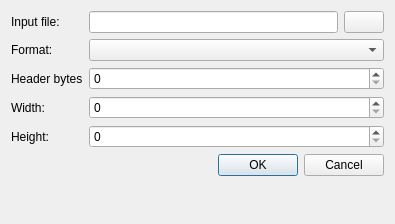
<?xml version="1.0" encoding="UTF-8"?>
<ui version="4.0">
 <class>RawVideoDialog</class>
 <widget class="QDialog" name="RawVideoDialog">
  <property name="geometry">
   <rect>
    <x>0</x>
    <y>0</y>
    <width>395</width>
    <height>224</height>
   </rect>
  </property>
  <property name="windowTitle">
   <string>Open raw video</string>
  </property>
  <property name="modal">
   <bool>true</bool>
  </property>
  <layout class="QFormLayout" name="formLayout">
   <item row="0" column="0">
    <widget class="QLabel" name="label">
     <property name="text">
      <string>Input file:</string>
     </property>
    </widget>
   </item>
   <item row="0" column="1">
    <layout class="QHBoxLayout" name="horizontalLayout">
     <item>
      <widget class="QLineEdit" name="inputFileEdit"/>
     </item>
     <item>
      <widget class="QPushButton" name="inputFileButton">
       <property name="text">
        <string/>
       </property>
       <property name="icon">
        <iconset theme="document-open"/>
       </property>
      </widget>
     </item>
    </layout>
   </item>
   <item row="1" column="0">
    <widget class="QLabel" name="label_2">
     <property name="text">
      <string>Format:</string>
     </property>
    </widget>
   </item>
   <item row="1" column="1">
    <widget class="QComboBox" name="fmtCombo"/>
   </item>
   <item row="2" column="0">
    <widget class="QLabel" name="label_3">
     <property name="text">
      <string>Header bytes</string>
     </property>
    </widget>
   </item>
   <item row="2" column="1">
    <widget class="QSpinBox" name="headerSpin">
     <property name="maximum">
      <number>999999</number>
     </property>
    </widget>
   </item>
   <item row="3" column="0">
    <widget class="QLabel" name="label_4">
     <property name="text">
      <string>Width:</string>
     </property>
    </widget>
   </item>
   <item row="3" column="1">
    <widget class="QSpinBox" name="widthSpin">
     <property name="maximum">
      <number>999999</number>
     </property>
    </widget>
   </item>
   <item row="4" column="0">
    <widget class="QLabel" name="label_5">
     <property name="text">
      <string>Height:</string>
     </property>
    </widget>
   </item>
   <item row="4" column="1">
    <widget class="QSpinBox" name="heightSpin">
     <property name="maximum">
      <number>999999</number>
     </property>
    </widget>
   </item>
   <item row="5" column="0" colspan="2">
    <widget class="QDialogButtonBox" name="buttonBox">
     <property name="orientation">
      <enum>Qt::Horizontal</enum>
     </property>
     <property name="standardButtons">
      <set>QDialogButtonBox::Cancel|QDialogButtonBox::Ok</set>
     </property>
    </widget>
   </item>
  </layout>
 </widget>
 <resources/>
 <connections>
  <connection>
   <sender>buttonBox</sender>
   <signal>accepted()</signal>
   <receiver>RawVideoDialog</receiver>
   <slot>accept()</slot>
   <hints>
    <hint type="sourcelabel">
     <x>248</x>
     <y>254</y>
    </hint>
    <hint type="destinationlabel">
     <x>157</x>
     <y>274</y>
    </hint>
   </hints>
  </connection>
  <connection>
   <sender>buttonBox</sender>
   <signal>rejected()</signal>
   <receiver>RawVideoDialog</receiver>
   <slot>reject()</slot>
   <hints>
    <hint type="sourcelabel">
     <x>316</x>
     <y>260</y>
    </hint>
    <hint type="destinationlabel">
     <x>286</x>
     <y>274</y>
    </hint>
   </hints>
  </connection>
 </connections>
</ui>
